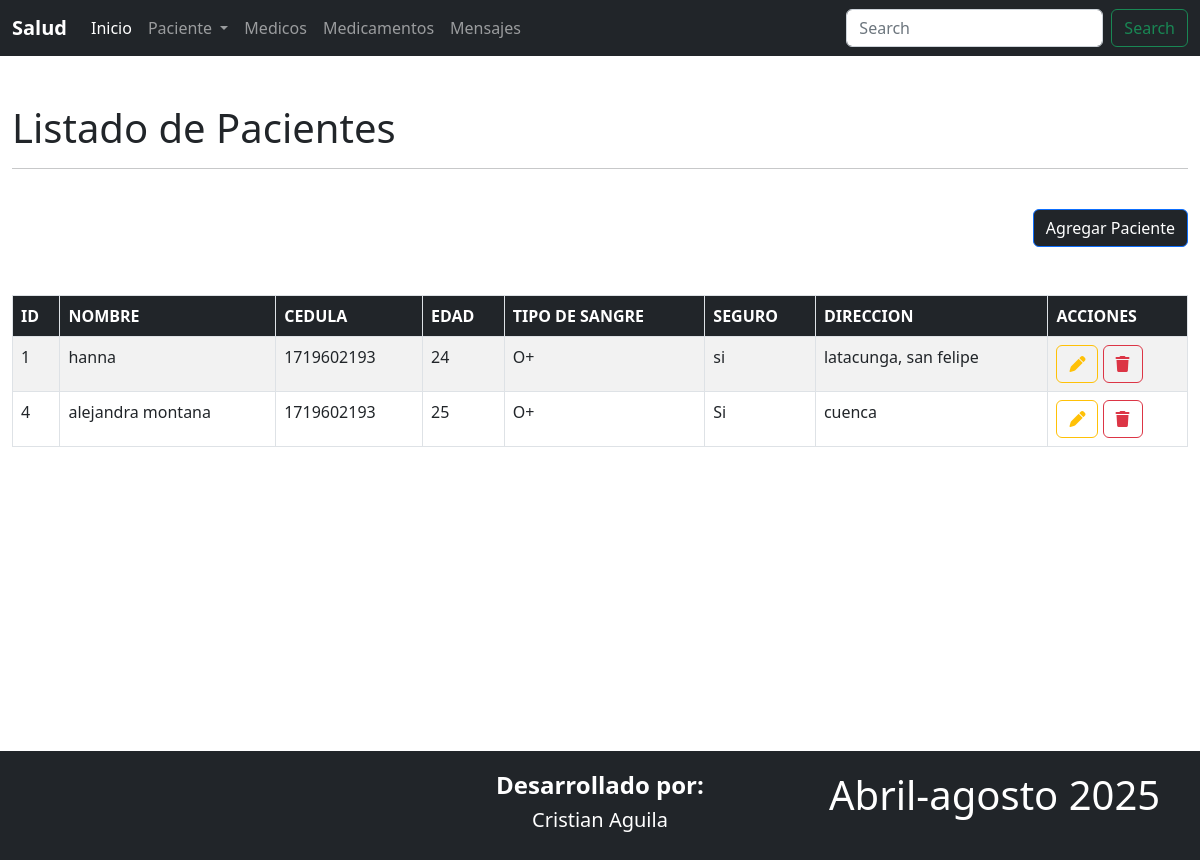
The page / on the database its author committed.
### Aplicaciones/Pacientes/models.py (models this page shows, shortened)
class Paciente(models.Model):
    id=models.AutoField(primary_key=True)
    nombre=models.CharField(max_length=100)
    cedula=models.CharField(max_length=15)
    edad=models.CharField(max_length=10)
    tipo_sangre=models.CharField(max_length=10)
    seguro=models.CharField(max_length=10)
    direccion=models.TextField()

### Aplicaciones/Pacientes/views.py (the view)
# urls.py: path('',views.inicioP),
def inicioP(request):
    listadoPacientes=Paciente.objects.all()
    return render(request,"inicioP.html",{'pacientes':listadoPacientes})

### Aplicaciones/Pacientes/templates/inicioP.html (shortened to what this page needs)
{% extends './plantilla.html' %}
{% block contenido %}
<br>
<h1>Listado de Pacientes</h1>
<hr>
<br>
<div class="text-end">
    <a href="nuevoPaciente" class="btn btn-primary bg-dark">Agregar Paciente</a>
</div>
<br>
<br>
<table class="table table-bordered table-striped table-hover">
    <thead class="bg-dark" style="color: white;">
        <tr>
            <th>ID</th>
            <th>NOMBRE</th>
            <th>CEDULA</th>
            <th>EDAD</th>
            <th>TIPO DE SANGRE</th>
            <th>SEGURO</th>
            <th>DIRECCION</th>
            <th>ACCIONES</th>
        </tr>
    </thead>
    <tbody>
        {%for PacienteTemporal in pacientes %}
            <tr>
                <td>{{PacienteTemporal.id}}</td>
                <td>{{PacienteTemporal.nombre}}</td>
                <td>{{PacienteTemporal.cedula}}</td>
                <td>{{PacienteTemporal.edad}}</td>
                <td>{{PacienteTemporal.tipo_sangre}}</td>
                <td>{{PacienteTemporal.seguro}}</td>
                <td>{{PacienteTemporal.direccion}}</td>
                <td>
                    <a href="editarPaciente/{{PacienteTemporal.id}}" class="btn btn-outline-warning">
                        <i class="fa fa-pen"></i>
                    </a>
                    <a href="#"  class="btn btn-outline-danger" onclick="confirmarEliminacion('{{ PacienteTemporal.id }}')" >
                        <i class="fa fa-trash"></i>
                    </a>
                </td>
            </tr>
        {% endfor %}
    </tbody>
</table><br><br><br><br><br><br><br><br><br><br><br><br>
{% endblock %}

### Aplicaciones/Pacientes/templates/plantilla.html (shortened to what this page needs)
<!DOCTYPE html>
<html lang="es">
<head>
    <link href="https://cdn.jsdelivr.net/npm/bootstrap@5.2.3/dist/css/bootstrap.min.css" rel="stylesheet">
    <link rel="stylesheet" href="https://cdnjs.cloudflare.com/ajax/libs/font-awesome/6.7.2/css/all.min.css" />
</head>
<body>
  <nav class="navbar navbar-expand-lg bg-dark navbar-dark mb-4">
        <div class="container-fluid">
          <a class="navbar-brand" href="/"><b>Salud</b></a>
          <div class="collapse navbar-collapse" id="navbarSupportedContent">
            <ul class="navbar-nav me-auto mb-2 mb-lg-0">
              <li class="nav-item">
                <a class="nav-link active" aria-current="page" href="/">Inicio</a>
              </li>
              <li class="nav-item dropdown">
                <a class="nav-link dropdown-toggle" href="#" role="button" data-bs-toggle="dropdown" aria-expanded="false">
                  Paciente
                </a>
              </li>
              <li class="nav-item">
                <a class="nav-link" href="/medicos/">Medicos</a>
              </li>
              <li class="nav-item">
                <a class="nav-link" href="/medicamentos/">Medicamentos</a>
              </li>
              <li class="nav-item">
                <a class="nav-link" href="/mensajes/">Mensajes</a>
              </li>
            </ul>
            <form class="d-flex" role="search">
              <input class="form-control me-2" type="search" placeholder="Search" aria-label="Search">
              <button class="btn btn-outline-success" type="submit">Search</button>
            </form>
          </div>
        </div>
    </nav>
    <div class="container-fluid">
        {% block contenido%}
        {% endblock %}
    </div>
    <div class="row bg-dark" style="padding: 20px; color: white;">
        <div class="col-md-4 text-center">
        </div>
        <div class="col-md-4 text-center">
            <h4><b>Desarrollado por:</b></h4>
            <h5>Cristian Aguila</h5>
        </div>
        <div class="col-md-4 text-center">
            <h1>Abril-agosto 2025</h1>
        </div>
    </div>
</body>
</html>

### rows shown on the page
Paciente: id "1", nombre "hanna", cedula "1719602193", edad "24", tipo_sangre "O+", seguro "si", direccion "latacunga, san felipe"
Paciente: id "4", nombre "alejandra montana", cedula "1719602193", edad "25", tipo_sangre "O+", seguro "Si", direccion "cuenca"
